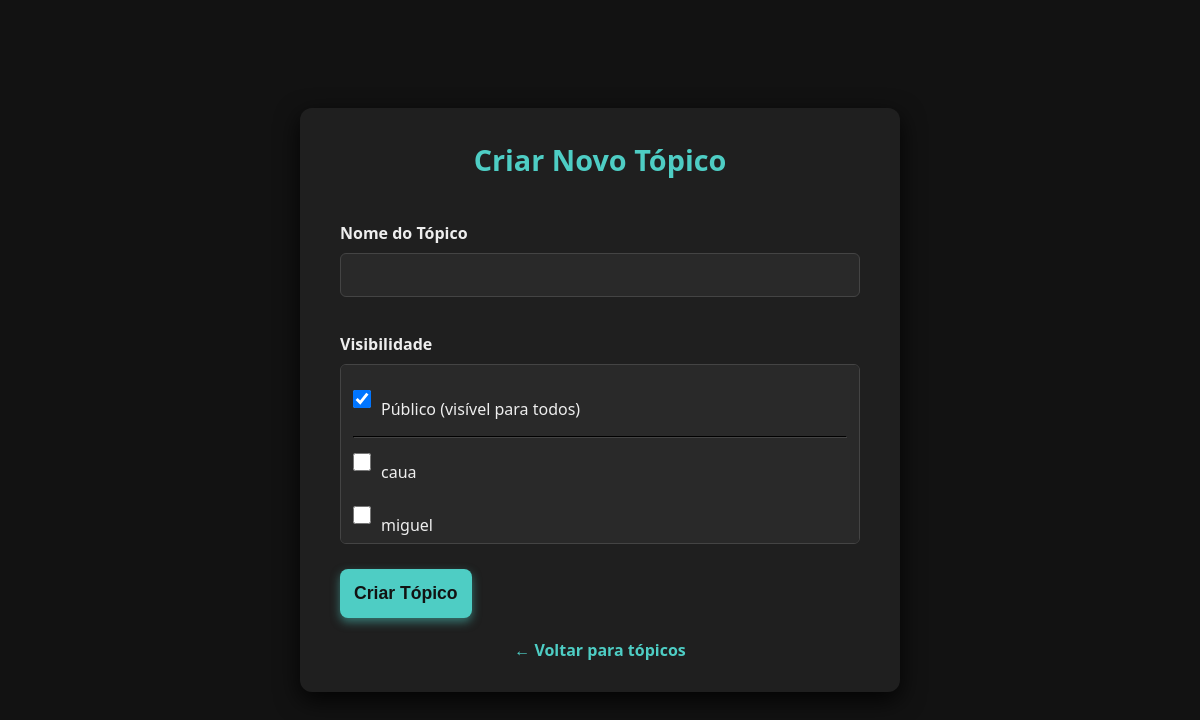
Before: /criar_topico.php (signed in) with the older database file.
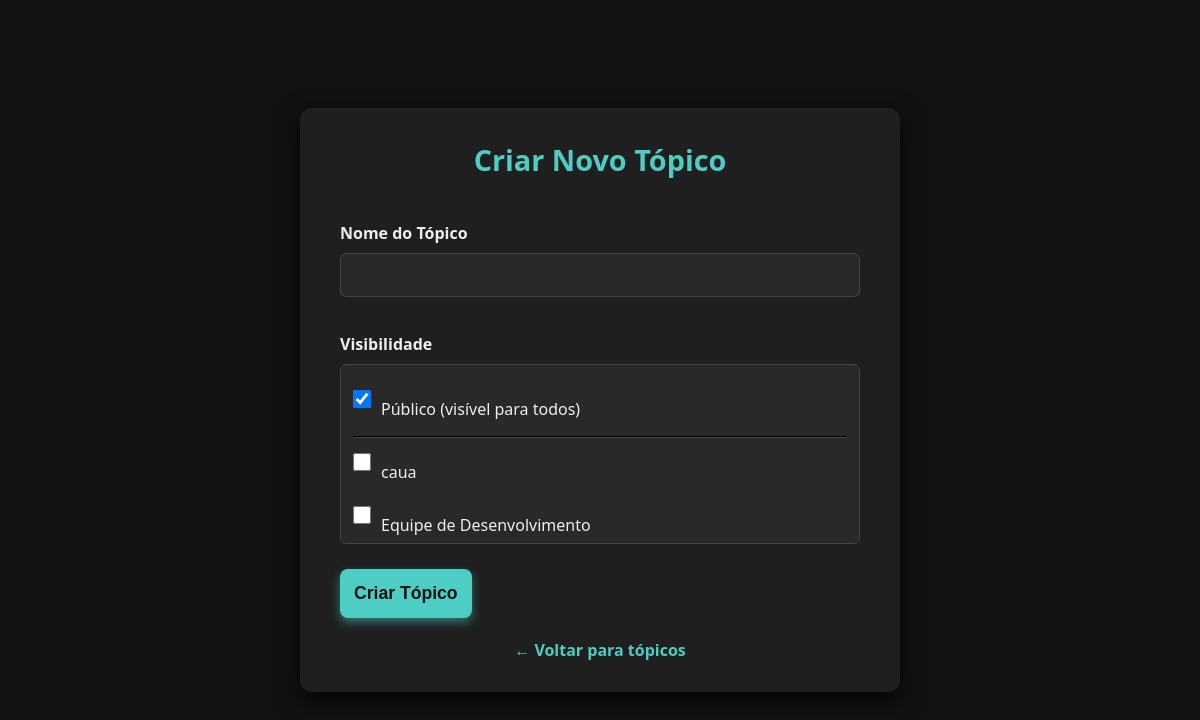
After: the same page with the newer database file.
### tables this page shows
CREATE TABLE `usuarios` (
  `id` int(11) NOT NULL,
  `usuario` varchar(100) NOT NULL,
  `senha` varchar(255) NOT NULL,
  `tipo` enum('user','admin') NOT NULL DEFAULT 'user'
);

### criar_topico.php (the view, shortened to what this page needs)
<?php
include 'conexao.php';
$stmtUser = $conn->prepare("SELECT tipo, id FROM usuarios WHERE usuario = ?");
$stmtUser->bind_param("s", $_SESSION['usuario']);
$stmtUser->execute();
$resUser = $stmtUser->get_result();
$user = $resUser->fetch_assoc();
$userId = $user['id'];
$usuarios = [];
$resUsuarios = $conn->query("SELECT id, usuario FROM usuarios WHERE id != $userId ORDER BY usuario ASC");
if ($resUsuarios) {
    while ($u = $resUsuarios->fetch_assoc()) {
        $usuarios[] = $u;
    }
}
?>
<!DOCTYPE html>
<html lang="pt-BR">
<head>
  <link rel="stylesheet" href="assets/style.css" />
</head>
<body>
<div class="container">
  <h2>Criar Novo Tópico</h2>
  <form method="post" action="">
    <label for="nome">Nome do Tópico</label>
    <input type="text" id="nome" name="nome" required maxlength="100" autofocus />
    <label>Visibilidade</label>
    <div class="checkbox-list">
      <label>
        <input type="checkbox" name="visibilidade[]" value="publico" id="chk_publico" checked onchange="togglePublico(this)">
        Público (visível para todos)
      </label>
      <hr style="border-color:#444;margin:8px 0;">
      <?php foreach ($usuarios as $u): ?>
        <label>
          <input type="checkbox" name="visibilidade[]" value="<?= intval($u['id']) ?>" class="chk-usuario" onchange="toggleUsuario()">
          <?= htmlspecialchars($u['usuario']) ?>
        </label>
      <?php endforeach; ?>
    </div>
    <button type="submit">Criar Tópico</button>
  </form>
  <div class="back-link">
    <a href="index.php">← Voltar para tópicos</a>
  </div>
</div>
</body>
</html>

Changed rows visible on the page:
no longer on this page (row unchanged): usuarios: usuario "miguel"
added usuarios: usuario "Equipe de Desenvolvimento"
